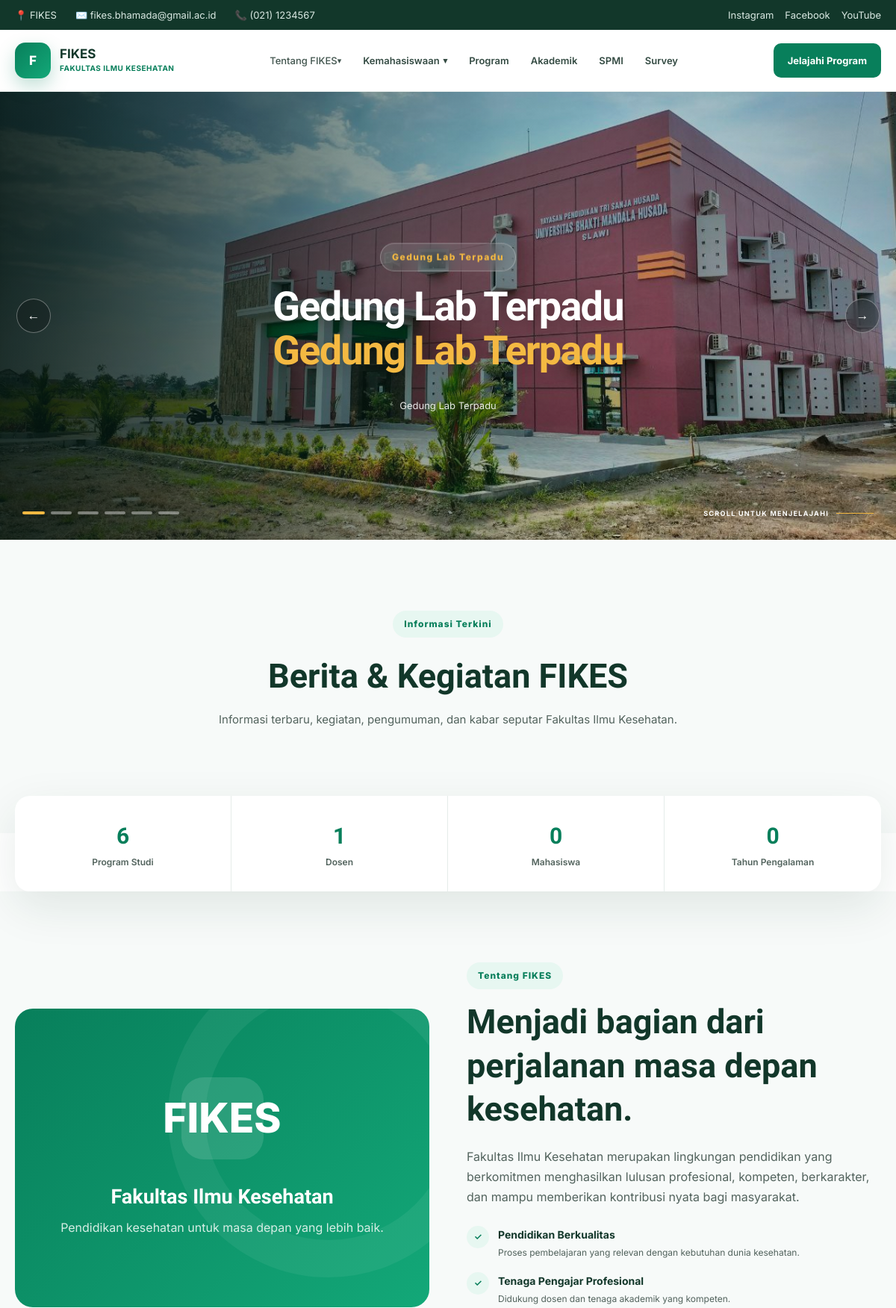
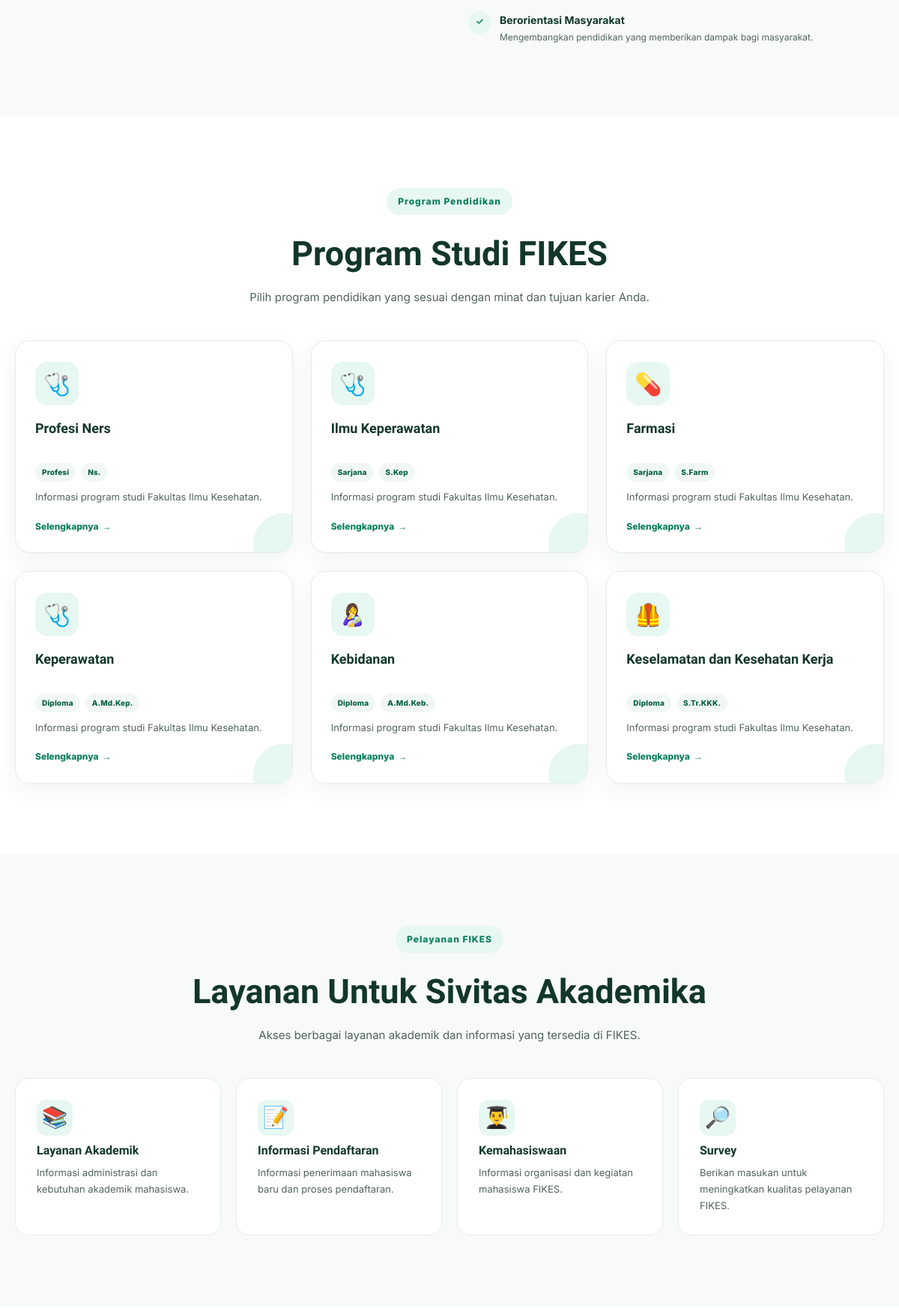
The page / (upper part) on the database its author committed (2 pictures, top to bottom).
### tables this page shows
CREATE TABLE `pengaturan` (
  `id` int(10) UNSIGNED NOT NULL,
  `nama_kampus` varchar(180) DEFAULT 'Fakultas Ilmu Kesehatan',
  `email` varchar(150) DEFAULT 'info@fikes.ac.id',
  `telepon` varchar(50) DEFAULT '(021) 1234567',
  `alamat` text DEFAULT NULL,
  `instagram` varchar(255) DEFAULT NULL,
  `facebook` varchar(255) DEFAULT NULL,
  `youtube` varchar(255) DEFAULT NULL,
  `maps_embed` text DEFAULT NULL
);

CREATE TABLE `slider_beranda` (
  `id` int(11) NOT NULL,
  `judul` varchar(255) NOT NULL,
  `highlight` varchar(255) DEFAULT NULL,
  `label` varchar(150) DEFAULT NULL,
  `deskripsi` text DEFAULT NULL,
  `gambar` varchar(255) NOT NULL,
  `link_utama` varchar(255) DEFAULT NULL,
  `teks_tombol_utama` varchar(100) DEFAULT NULL,
  `link_kedua` varchar(255) DEFAULT NULL,
  `teks_tombol_kedua` varchar(100) DEFAULT NULL,
  `nomor_urut` int(11) NOT NULL DEFAULT 1,
  `status` enum('aktif','nonaktif') NOT NULL DEFAULT 'aktif',
  `created_at` timestamp NOT NULL DEFAULT current_timestamp()
);

CREATE TABLE `program_studi` (
  `id` int(10) UNSIGNED NOT NULL,
  `kode_prodi` varchar(30) NOT NULL,
  `nama` varchar(150) NOT NULL,
  `jenjang` varchar(50) NOT NULL,
  `gelar` varchar(80) DEFAULT NULL,
  `kaprodi_nama` varchar(150) DEFAULT NULL,
  `kaprodi_nidn` varchar(50) DEFAULT NULL,
  `kaprodi_email` varchar(150) DEFAULT NULL,
  `deskripsi` text DEFAULT NULL,
  `foto` varchar(255) DEFAULT NULL,
  `visi` text DEFAULT NULL,
  `akreditasi` varchar(100) DEFAULT NULL,
  `nomor_akreditasi` varchar(150) DEFAULT NULL,
  `tanggal_akreditasi` date DEFAULT NULL,
  `sekretaris_nama` varchar(150) DEFAULT NULL,
  `sekretaris_nidn` varchar(50) DEFAULT NULL,
  `kontak_telepon` varchar(50) DEFAULT NULL,
  `kontak_email` varchar(150) DEFAULT NULL,
  `alamat` varchar(255) DEFAULT NULL,
  `durasi_studi` varchar(50) DEFAULT NULL,
  `sks_lulus` int(11) DEFAULT NULL,
  `jumlah_tenaga_kependidikan` int(11) DEFAULT 0,
  `gambar` varchar(255) DEFAULT NULL,
  `brosur` varchar(255) DEFAULT NULL,
  `status` enum('aktif','nonaktif') DEFAULT 'aktif',
  `created_at` timestamp NOT NULL DEFAULT current_timestamp()
);

### admin/includes/site-settings.php (called while the page is built, shortened)
<?php
if (!function_exists('fikes_setting_value')) {
  function fikes_setting_value(array $row, array $aliases, string $default = ''): string
  {
    foreach ($aliases as $key) {
      if (array_key_exists($key, $row) && trim((string)$row[$key]) !== '') {
        return trim((string)$row[$key]);
      }
    }
    return $default;
  }
}
if (!function_exists('fikes_find_settings_table')) {
  function fikes_find_settings_table(PDO $pdo): ?array
  {
    $preferred = [
      'pengaturan_website',
      'pengaturan_web',
      'pengaturan',
      'website_settings',
      'site_settings',
      'settings',
      'konfigurasi_website',
      'konfigurasi'
    ];
    $tables = $pdo->query("SELECT TABLE_NAME FROM information_schema.TABLES WHERE TABLE_SCHEMA = DATABASE() AND TABLE_TYPE='BASE TABLE'")->fetchAll(PDO::FETCH_COLUMN);
    $tables = array_values(array_unique(array_map('strval', $tables)));
    $ordered = [];
    foreach ($preferred as $name) if (in_array($name, $tables, true)) $ordered[] = $name;
    foreach ($tables as $name) if (!in_array($name, $ordered, true)) $ordered[] = $name;
    $best = null;
    $bestScore = 0;
    foreach ($ordered as $table) {
      $st = $pdo->prepare("SELECT COLUMN_NAME FROM information_schema.COLUMNS WHERE TABLE_SCHEMA = DATABASE() AND TABLE_NAME = ? ORDER BY ORDINAL_POSITION");
      $st->execute([$table]);
      $cols = $st->fetchAll(PDO::FETCH_COLUMN);
      $lc = array_map('strtolower', $cols);
      $score = 0;
      foreach (['nama_website', 'nama_website', 'site_name', 'website_name', 'email', 'telepon', 'alamat', 'instagram', 'facebook', 'youtube', 'logo', 'google_maps', 'maps', 'copyright', 'deskripsi'] as $c) {
        if (in_array($c, $lc, true)) $score += 2;
      }
      foreach (['key', 'setting_key', 'nama', 'kunci'] as $c) if (in_array($c, $lc, true)) $score += 1;
      foreach (['value', 'setting_value', 'nilai', 'isi'] as $c) if (in_array($c, $lc, true)) $score += 1;
      if (in_array($table, $preferred, true)) $score += 5;
      if ($score > $bestScore) {
        $bestScore = $score;
        $best = ['table' => $table, 'columns' => $cols];
      }
    }
    return $bestScore >= 3 ? $best : null;
  }
}
if (!function_exists('fikes_load_site_settings')) {
  function fikes_load_site_settings(PDO $pdo): array
  {
    $found = fikes_find_settings_table($pdo);
    $table = str_replace('`', '', $found['table']);
    $columns = array_map('strtolower', $found['columns']);
    $quoted = '`' . str_replace('`', '``', $table) . '`';
    $rows = $pdo->query("SELECT * FROM $quoted LIMIT 1")->fetch(PDO::FETCH_ASSOC);
    $row = array_change_key_case($rows, CASE_LOWER);
    $keyCol = null;
    return $row;
  }
}
if (!function_exists('fikes_site_settings')) {
  function fikes_site_settings(PDO $pdo): array
  {
    $cache = fikes_load_site_settings($pdo);
    return $cache;
  }
}

### index.php (the view, shortened to what this page needs)
<?php
require_once __DIR__ . '/admin/config/database.php';
require_once __DIR__ . '/admin/includes/site-settings.php';
$site = fikes_site_settings($pdo);
$siteName = fikes_setting_value($site, ['nama_website', 'site_name', 'website_name', 'nama', 'title'], 'FIKES');
$siteEmail = fikes_setting_value($site, ['email', 'email_website', 'email_kampus', 'email_fikes'], 'info@fikes.ac.id');
$sitePhone = fikes_setting_value($site, ['telepon', 'no_telepon', 'nomor_telepon', 'phone', 'telephone', 'telp'], '(021) 1234567');
$siteInstagram = fikes_setting_value($site, ['instagram', 'instagram_url', 'link_instagram'], '#');
$siteFacebook = fikes_setting_value($site, ['facebook', 'facebook_url', 'link_facebook'], '#');
$siteYoutube = fikes_setting_value($site, ['youtube', 'youtube_url', 'link_youtube'], '#');
function e($v)
{
  return htmlspecialchars($v ?? '', ENT_QUOTES, 'UTF-8');
}
function sliderImageUrl($gambar)
{
  $gambar = trim((string) $gambar);
  $gambar = str_replace('\\', '/', $gambar);
  return 'admin/uploads/slider/' . rawurlencode(basename($gambar));
}
$sliders = $pdo->query("SELECT * FROM slider_beranda WHERE status='aktif' ORDER BY nomor_urut ASC, id DESC")->fetchAll();
$stmt = $pdo->query("SELECT id,kode_prodi,nama,jenjang,gelar,deskripsi FROM program_studi WHERE status='aktif' ORDER BY id ASC");
$prodiList = $stmt->fetchAll();
function tableExists(PDO $pdo, $table)
{
  $stmt = $pdo->prepare("SELECT COUNT(*) FROM information_schema.tables WHERE table_schema = DATABASE() AND table_name = ?");
  $stmt->execute([$table]);
  return (bool) $stmt->fetchColumn();
}
$jumlahProdi = count($prodiList);
$jumlahDosen = tableExists($pdo, 'dosen')
  ? (int) $pdo->query("SELECT COUNT(*) FROM dosen")->fetchColumn()
  : 0;
$jumlahMahasiswa = tableExists($pdo, 'mahasiswa')
  ? (int) $pdo->query("SELECT COUNT(*) FROM mahasiswa")->fetchColumn()
  : 0;
?>
<!doctype html>
<html lang="id">
  <head>
    <link rel="stylesheet" href="assets/css/style.css" />
  </head>
  <body>
    <div class="topbar">
      <div class="container topbar-inner">
        <div class="topbar-info">
          <span>📍 <?= e($siteName) ?></span>
          <span>✉️ <?= e($siteEmail) ?></span>
          <span>📞 <?= e($sitePhone) ?></span>
        </div>
        <div class="topbar-social">
          <?php if ($siteInstagram !== '#'): ?><a href="<?= e($siteInstagram) ?>" target="_blank"
            rel="noopener">Instagram</a><?php endif; ?>
          <?php if ($siteFacebook !== '#'): ?><a href="<?= e($siteFacebook) ?>" target="_blank"
            rel="noopener">Facebook</a><?php endif; ?>
          <?php if ($siteYoutube !== '#'): ?><a href="<?= e($siteYoutube) ?>" target="_blank"
            rel="noopener">YouTube</a><?php endif; ?>
        </div>
      </div>
    </div>
    <?php require_once __DIR__ . '/page/menu/navbar.php'; ?>
    <main>
      <section class="hero-slider">
        <div class="slider-container">
          <?php if ($sliders): foreach ($sliders as $i => $slide): ?>
          <div class="slide <?= $i === 0 ? 'active' : '' ?>">
            <img src="<?= e(sliderImageUrl($slide['gambar'])) ?>" alt="<?= e($slide['judul']) ?>" />
            <div class="slide-overlay"></div>
            <div class="slide-content">
              <?php if (!empty($slide['label'])): ?><span
                class="slide-label"><?= e($slide['label']) ?></span><?php endif; ?>
              <h1>
                <?= nl2br(e($slide['judul'])) ?><?php if (!empty($slide['highlight'])): ?><span><?= e($slide['highlight']) ?></span><?php endif; ?>
              </h1>
              <?php if (!empty($slide['deskripsi'])): ?><p><?= e($slide['deskripsi']) ?></p><?php endif; ?>
            </div>
          </div>
          <?php endforeach;
          endif; ?>
          <button class="slider-btn slider-prev" onclick="changeSlide(-1)"
            aria-label="Slide sebelumnya"><span>←</span></button>
          <button class="slider-btn slider-next" onclick="changeSlide(1)"
            aria-label="Slide berikutnya"><span>→</span></button>
          <div class="slider-bottom">
            <div class="slider-dots">
              <?php foreach ($sliders as $i => $slide): ?><button class="slider-dot <?= $i === 0 ? 'active' : '' ?>"
                onclick="currentSlide(<?= $i + 1 ?>)" aria-label="Slide <?= $i + 1 ?>"></button><?php endforeach; ?>
            </div>
            <div class="scroll-indicator"><span>SCROLL UNTUK MENJELAJAHI</span>
              <div class="scroll-line"></div>
            </div>
          </div>
        </div>
      </section>
      <section class="section news-section" id="berita">
        <div class="container">
          <div class="section-header">
            <span class="section-label">Informasi Terkini</span>
            <h2 class="section-title">Berita & Kegiatan FIKES</h2>
            <p class="section-description">Informasi terbaru, kegiatan, pengumuman, dan kabar seputar Fakultas Ilmu
              Kesehatan.</p>
          </div>
        </div>
      </section>
      <section class="stats">
        <div class="container">
          <div class="stats-grid">
            <div class="stat">
              <div class="stat-number"><?= $jumlahProdi ?></div>
              <div class="stat-label">Program Studi</div>
            </div>
            <div class="stat">
              <div class="stat-number"><?= $jumlahDosen ?></div>
              <div class="stat-label">Dosen</div>
            </div>
            <div class="stat">
              <div class="stat-number"><?= $jumlahMahasiswa ?></div>
              <div class="stat-label">Mahasiswa</div>
            </div>
            <div class="stat">
              <div class="stat-number" data-target="20">0</div>
              <div class="stat-label">Tahun Pengalaman</div>
            </div>
          </div>
        </div>
      </section>
      <section class="section about" id="tentang">
        <div class="container about-grid">
          <div class="about-image">
            <div class="about-image-content">
              <div class="about-logo">FIKES</div>
              <h3>Fakultas Ilmu Kesehatan</h3>
              <p>Pendidikan kesehatan untuk masa depan yang lebih baik.</p>
            </div>
          </div>
          <div class="about-content">
            <span class="section-label"> Tentang FIKES </span>
            <h2>Menjadi bagian dari perjalanan masa depan kesehatan.</h2>
            <p>
              Fakultas Ilmu Kesehatan merupakan lingkungan pendidikan yang
              berkomitmen menghasilkan lulusan profesional, kompeten,
              berkarakter, dan mampu memberikan kontribusi nyata bagi
              masyarakat.
            </p>
            <div class="feature-list">
              <div class="feature">
                <div class="feature-check">✓</div>
                <div>
                  <strong> Pendidikan Berkualitas </strong>
                  <span>
                    Proses pembelajaran yang relevan dengan kebutuhan dunia
                    kesehatan.
                  </span>
                </div>
              </div>
              <div class="feature">
                <div class="feature-check">✓</div>
                <div>
                  <strong> Tenaga Pengajar Profesional </strong>
                  <span>
                    Didukung dosen dan tenaga akademik yang kompeten.
                  </span>
                </div>
              </div>
              <div class="feature">
                <div class="feature-check">✓</div>
                <div>
                  <strong> Berorientasi Masyarakat </strong>
                  <span>
                    Mengembangkan pendidikan yang memberikan dampak bagi
                    masyarakat.
                  </span>
                </div>
              </div>
            </div>
          </div>
        </div>
      </section>
      <section class="section" id="program">
        <div class="container">
          <div class="section-header">
            <span class="section-label"> Program Pendidikan </span>
            <h2 class="section-title">Program Studi FIKES</h2>
            <p class="section-description">
              Pilih program pendidikan yang sesuai dengan minat dan tujuan
              karier Anda.
            </p>
          </div>
          <div class="program-grid">
            <?php if ($prodiList): ?>
            <?php foreach ($prodiList as $p): ?>
            <?php
              $namaProdi = trim((string)($p['nama'] ?? ''));
              $namaLower = strtolower($namaProdi);
              $icon = '🎓';
              if (str_contains($namaLower, 'farmasi')) {
                $icon = '💊';
              } elseif (str_contains($namaLower, 'bidan') || str_contains($namaLower, 'kebidanan')) {
                $icon = '👩‍🍼';
              } elseif (str_contains($namaLower, 'k3') || str_contains($namaLower, 'keselamatan')) {
                $icon = '🦺';
              } elseif (str_contains($namaLower, 'keperawatan') || str_contains($namaLower, 'ners')) {
                $icon = '🩺';
              }
              ?>
            <article class="program-card">
              <div class="program-icon" aria-hidden="true"><?= $icon ?></div>
              <h3><?= e($namaProdi) ?></h3>
              <div class="program-meta">
                <?php if (!empty($p['jenjang'])): ?>
                <span><?= e($p['jenjang']) ?></span>
                <?php endif; ?>
                <?php if (!empty($p['gelar'])): ?>
                <span><?= e($p['gelar']) ?></span>
                <?php endif; ?>
              </div>
              <p>
                <?= e($p['deskripsi'] ?: 'Informasi program studi Fakultas Ilmu Kesehatan.') ?>
              </p>
              <a href="/fikes/program-studi/<?= rawurlencode($p['kode_prodi']) ?>" class="program-link">
                Selengkapnya <span>→</span>
              </a>
            </article>
            <?php endforeach; ?>
            <?php else: ?>
            <div class="program-empty">
              Belum ada program studi aktif yang tersedia.
            </div>
            <?php endif; ?>
          </div>
      </section>
      <section class="section services" id="pelayanan">
        <div class="container">
          <div class="section-header">
            <span class="section-label"> Pelayanan FIKES </span>
            <h2 class="section-title">Layanan Untuk Sivitas Akademika</h2>
            <p class="section-description">
              Akses berbagai layanan akademik dan informasi yang tersedia di
              FIKES.
            </p>
          </div>
          <div class="service-grid">
            <div class="service-card">
              <div class="service-card-icon">📚</div>
              <h3>Layanan Akademik</h3>
              <p>Informasi administrasi dan kebutuhan akademik mahasiswa.</p>
            </div>
            <div class="service-card">
              <div class="service-card-icon">📝</div>
              <h3>Informasi Pendaftaran</h3>
              <p>Informasi penerimaan mahasiswa baru dan proses pendaftaran.</p>
            </div>
            <div class="service-card">
              <div class="service-card-icon">👨‍🎓</div>
              <h3>Kemahasiswaan</h3>
              <p>Informasi organisasi dan kegiatan mahasiswa FIKES.</p>
            </div>
            <div class="service-card">
              <div class="service-card-icon">🔎</div>
              <h3>Survey</h3>
              <p>
                Berikan masukan untuk meningkatkan kualitas pelayanan FIKES.
              </p>
            </div>
          </div>
        </div>
      </section>
    </main>
  </body>
</html>

### rows shown on the page
pengaturan: email "fikes.bhamada@gmail.ac.id", telepon "(021) 1234567"
slider_beranda: gambar (picture), label "Gedung Lab Terpadu", judul "Gedung Lab Terpadu", highlight "Gedung Lab Terpadu", deskripsi "Gedung Lab Terpadu"
program_studi: nama "🩺", nama "Profesi Ners", jenjang "Profesi", gelar "Ns.", deskripsi "Informasi program studi Fakultas Ilmu Kesehatan."
program_studi: nama "🩺", nama "Ilmu Keperawatan", jenjang "Sarjana", gelar "S.Kep", deskripsi "Informasi program studi Fakultas Ilmu Kesehatan."
program_studi: nama "💊", nama "Farmasi", jenjang "Sarjana", gelar "S.Farm", deskripsi "Informasi program studi Fakultas Ilmu Kesehatan."
program_studi: nama "🩺", nama "Keperawatan", jenjang "Diploma", gelar "A.Md.Kep.", deskripsi "Informasi program studi Fakultas Ilmu Kesehatan."
program_studi: nama "👩‍🍼", nama "Kebidanan", jenjang "Diploma", gelar "A.Md.Keb.", deskripsi "Informasi program studi Fakultas Ilmu Kesehatan."
program_studi: nama "🦺", nama "Keselamatan dan Kesehatan Kerja", jenjang "Diploma", gelar "S.Tr.KKK.", deskripsi "Informasi program studi Fakultas Ilmu Kesehatan."

### other values the page prints
$siteName "FIKES"
$jumlahProdi "6"
$jumlahDosen "1"
$jumlahMahasiswa "0"
